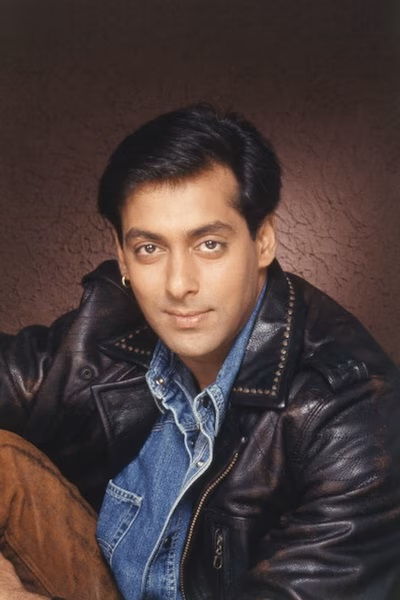
#> input picture Computer Vision unit II Assignment/03_Contrast_stretching/input.jpg, 400 x 600 px
$ python program.py
#> lines starting #> are read from the running program, lines starting #| are printed output that depends on the picture
import cv2
import numpy as np
img = cv2.imread("input.jpg",0)
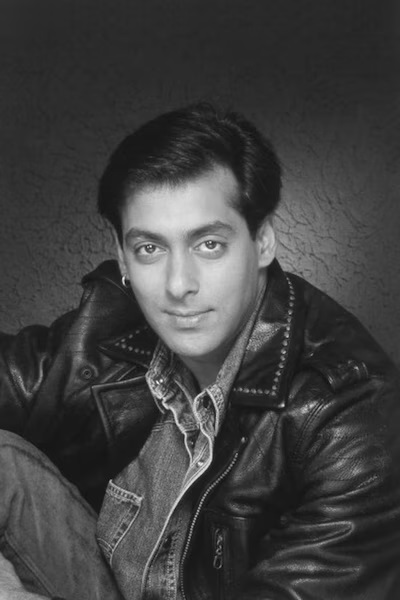
#> img: shape (600, 400); min 13, max 255, mean 64.2
minimum = np.min(img)
#> minimum = 13
maximum = np.max(img)
#> maximum = 255
strech = (img-minimum)*(255.0/(maximum-minimum))
strech = strech.astype(np.uint8)
cv2.imshow("output.png",img)
cv2.imshow("strech",strech)
cv2.imwrite("output.png",strech)
cv2.waitKey(0)
#> (the run stopped early here; a loop or call above may not have finished)
